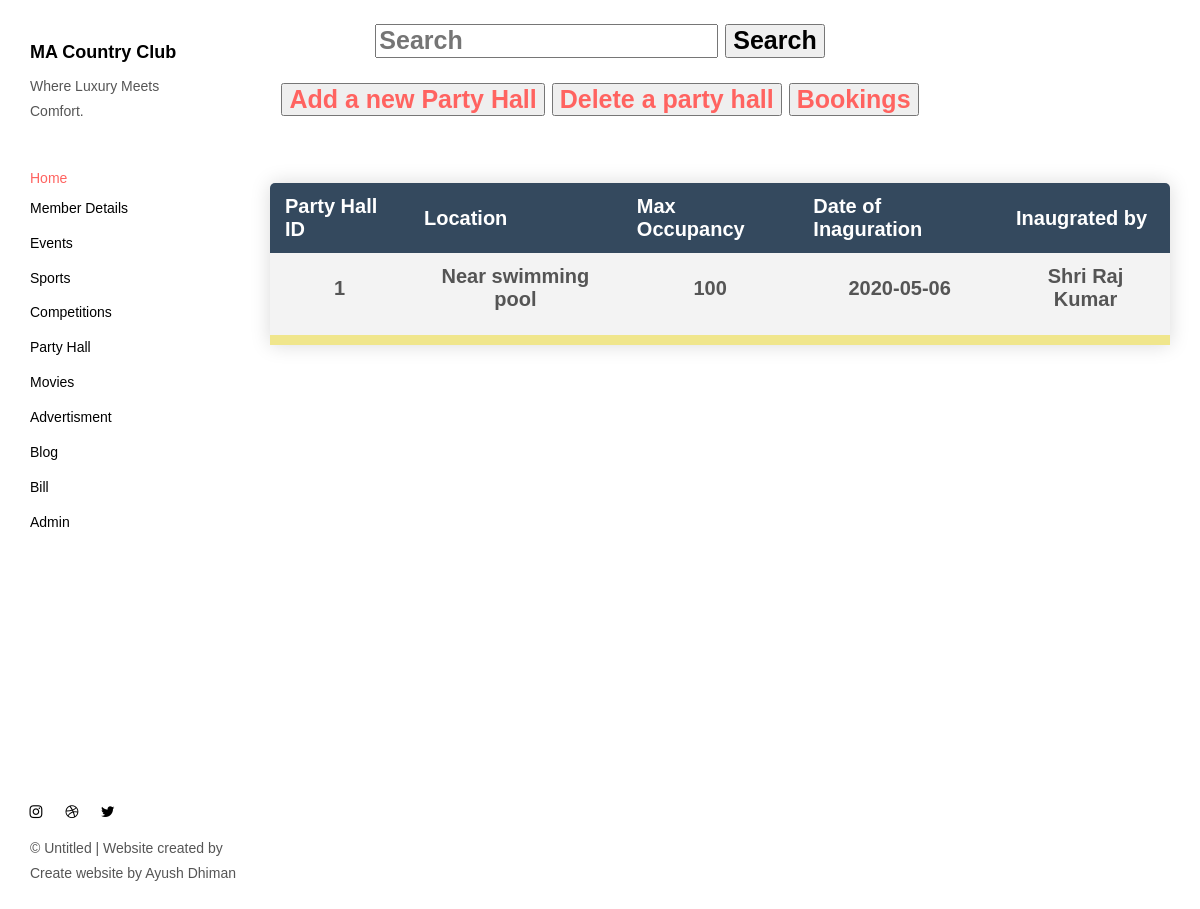
Screenshot of /AppBody/partyhall.php with the database file from the repository.
### tables this page shows
CREATE TABLE `partyhall` (
  `PartHallID` int(10) NOT NULL,
  `Location` varchar(50) NOT NULL,
  `Maxoccupancy` int(10) NOT NULL,
  `Dateofinaguration` date NOT NULL,
  `Inaugratedby` varchar(50) NOT NULL
);

### AppBody/partyhall.php (the view, shortened to what this page needs)
<head>
<link href="./main.82cfd66e.css" rel="stylesheet"></head>
<body background="../ResourcesNEW/partyhallback.jpg" style=" background-position: center;
  background-repeat: no-repeat;
  background-size: cover;">
<h1 style="text-align:center; font-size:25px;font-family: Calibri, Helvetica, sans-serif;" >
<form action="searchpartyhall.php" method="POST">
    <input type="text" name="search" placeholder="Search">
	<button type="submit" name="submit-search" size="100%">Search</button>
</form>
</h1>
<h1 style="text-align:center; font-size:25px;font-family: Calibri, Helvetica, sans-serif;">
<a href="addpartyhall.php" style =" margin-top:1px; text-align:right; font-size:25px;font-family: Calibri, Helvetica, sans-serif;">
  <button type="submit" name="submit-add" size="100%">Add a new Party Hall</button>
  </a>
  <a href="partyhalldelete.php" style =" margin-top:1px; text-align:right; font-size:25px;font-family: Calibri, Helvetica, sans-serif;">
  <button type="submit" name="submit-add" size="100%">Delete a party hall</button>
  </a>
  <a href="partyhall1.php" style =" margin-top:1px; text-align:right; font-size:25px;font-family: Calibri, Helvetica, sans-serif;">
  <button type="submit" name="submit-add" size="100%">Bookings</button>
  </a>
  </h1>
<body>
<header class="">
  <nav class="sidebar">
    <div class="navbar-collapse" id="navbar-collapse">
      <div class="site-header hidden-xs">
          <a class="site-brand" href="./index.html" title="">
            MA Country Club
          </a>
        <p>Where Luxury Meets Comfort.</p>
      </div>
      <ul class="nav">
    <a href="../admin.php" title="">Home</a></li>
        <li><a href="./memberdetails.php" title="">Member Details</a></li>
        <li><a href="./events.php" title="">Events</a></li>
        <li><a href="./sports.php" title="">Sports</a></li>
        <li><a href="./competitions.php" title="">Competitions</a></li>
        <li><a href="./partyhall.php" title="">Party Hall</a></li>
        <li><a href="./movies.php" title="">Movies</a></li>
        <li><a href="./advertisment.php" title="">Advertisment</a></li>
        <li><a href="./blog.php" title="">Blog</a></li>
        <li><a href="./monthbill.php" title="">Bill</a></li>
        <li><a href="./admindetails.php" title="">Admin</a></li>
      </ul>
      <nav class="nav-footer">
        <p class="nav-footer-social-buttons">
          <a class="fa-icon" href="https://www.instagram.com/ayush.dhiman_" title="">
            <i class="fa fa-instagram"></i>
          </a>
          <a class="fa-icon" href="https://dribbble.com/" title="">
            <i class="fa fa-dribbble"></i>
          </a>
          <a class="fa-icon" href="https://twitter.com/" title="">
            <i class="fa fa-twitter"></i>
          </a>
        </p>
        <p>© Untitled | Website created by Create website by Ayush Dhiman</a>
      </nav>
    </div>
  </nav>
</header>
<main class="" id="main-collapse">
<p style="text-align:center; font-size:25px;font-family: Calibri, Helvetica, sans-serif;" >
<?php
$server="localhost";
$username="root";
$password="";
$dbname="login";
$conn =mysqli_connect($server,$username,$password,$dbname);
?>
<div class="article-container">
    <?php
	   $sql="SELECT * FROM partyhall";
	   $result=mysqli_query($conn,$sql);
	   $queryResults =mysqli_num_rows($result);
	   if($queryResults >0){
      echo "
     <table style='text-align:center;border-collapse: collapse;margin: 25px 0; font-size: 20px;min-width: 400px;border-radius: 5px 5px 0 0;overflow: hidden;box-shadow: 0 0 20px rgba(0, 0, 0, 0.15);'>
     <tr style='background-color:#34495E;color: white;text-align: left;font-weight: bold;padding: 12px 15px;'>
                <th style='padding: 12px 15px;'>Party Hall ID</th>
                <th style='padding: 12px 15px;'>Location</th>
                <th style='padding: 12px 15px;'>Max Occupancy</th>
                <th style='padding: 12px 15px;'>Date of Inaguration</th>
                <th style='padding: 12px 15px;'>Inaugrated by</th>
				</tr>";
	   while($row = mysqli_fetch_assoc($result)){
      echo "<div>
               <tr  style='font-size: 20px;background-color: #f3f3f3; border-bottom: 10px solid khaki;font-weight: bold;'>
                <td style='padding: 12px 15px;'><p>".$row['PartHallID']."</p></td>
                <td style='padding: 12px 15px;'><p>".$row['Location']."</p></td>
                <td style='padding: 12px 15px;'><p>".$row['Maxoccupancy']."</p></td>
                <td style='padding: 12px 15px;'><p>".$row['Dateofinaguration']."</p></td>
                <td style='padding: 12px 15px;'><p>".$row['Inaugratedby']."</p></td>
                 </tr>
	          </div>";
			}
		 }
	  ?>
    </p>
</body>
</html>

### rows the page displays
partyhall: PartHallID "1", Location "Near swimming pool", Maxoccupancy "100", Dateofinaguration "2020-05-06", Inaugratedby "Shri Raj Kumar"
